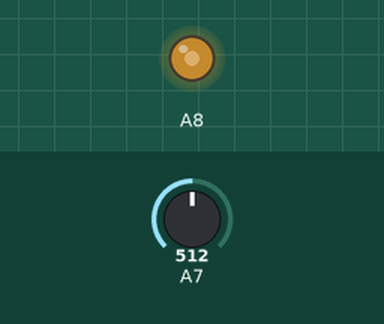
The program below on a simulated Teensy 3. Parts: output pins drawn as LEDs (lit = HIGH). The test bench sets the inputs (shaded band); at power-on: A7 = 512 (analog values on the 0–1023 scale).

Above: at 1.2 s.
1.3 s: A7 set to 716
At 2.5 s:
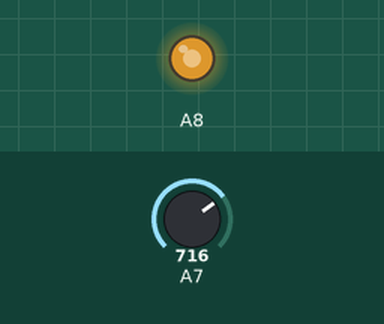
2.8 s: A7 set to 900
At 3.8 s:
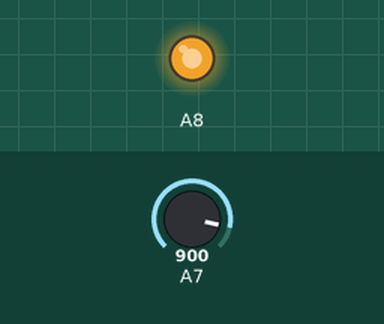
4.3 s: A7 set to 122
At 4.9 s:
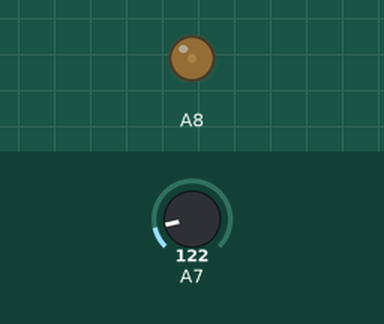
5.8 s: A7 set to 0
At 6.1 s:
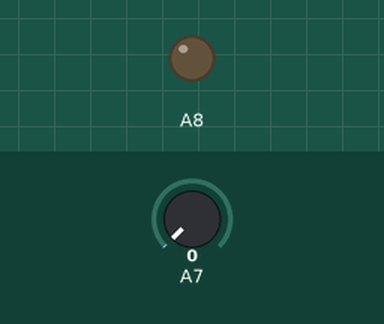
7.3 s: A7 set to 511
At 8.4 s:
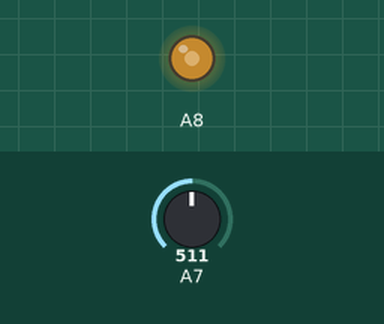
Timing chart, 0 to 9.8 s (numbered marks = the images above; inputs shaded):
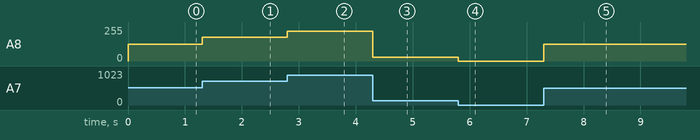

Measured:
- after the input at 1.3 s, A8: 127/255 → 178/255 at once
- after the input at 2.8 s, A8: 178/255 → 224/255 at once
- after the input at 4.3 s, A8: 224/255 → 30/255 at once
- after the input at 5.8 s, A8: 30/255 → 0/255 at once
- after the input at 7.3 s, A8: 0/255 → 127/255 at once

The program:

main.cpp
```cpp
// (licence header left out)
#include <Arduino.h>

#define ADC_RESOLUTION 10

static int map_value(int value, int minfrom, int maxfrom, int minto, int maxto)
{
    return minto + (maxto-minto) * (value-minfrom) / (maxfrom-minfrom);
}

void setup()
{
    analogReadResolution(ADC_RESOLUTION);
}

void loop()
{
    int value = analogRead(A7);
    int brightness = map_value(value, 0, (1 << ADC_RESOLUTION) - 1, 0, 255);
    analogWrite(A8, brightness);
}
```
